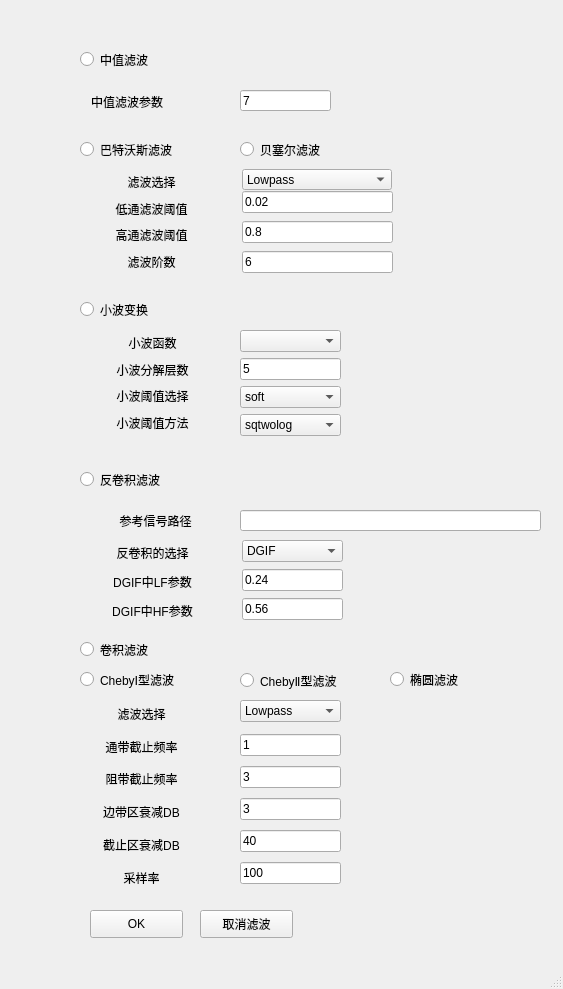
<?xml version="1.0" encoding="UTF-8"?>
<ui version="4.0">
 <class>MainWindow</class>
 <widget class="QMainWindow" name="MainWindow">
  <property name="geometry">
   <rect>
    <x>0</x>
    <y>0</y>
    <width>563</width>
    <height>989</height>
   </rect>
  </property>
  <property name="windowTitle">
   <string>MainWindow</string>
  </property>
  <widget class="QWidget" name="centralwidget">
   <widget class="QRadioButton" name="radioButton">
    <property name="geometry">
     <rect>
      <x>80</x>
      <y>50</y>
      <width>115</width>
      <height>19</height>
     </rect>
    </property>
    <property name="text">
     <string>中值滤波</string>
    </property>
   </widget>
   <widget class="QRadioButton" name="radioButton_2">
    <property name="geometry">
     <rect>
      <x>80</x>
      <y>140</y>
      <width>131</width>
      <height>19</height>
     </rect>
    </property>
    <property name="text">
     <string>巴特沃斯滤波</string>
    </property>
   </widget>
   <widget class="QRadioButton" name="radioButton_3">
    <property name="geometry">
     <rect>
      <x>80</x>
      <y>300</y>
      <width>115</width>
      <height>19</height>
     </rect>
    </property>
    <property name="text">
     <string>小波变换</string>
    </property>
   </widget>
   <widget class="QRadioButton" name="radioButton_4">
    <property name="geometry">
     <rect>
      <x>80</x>
      <y>470</y>
      <width>115</width>
      <height>19</height>
     </rect>
    </property>
    <property name="text">
     <string>反卷积滤波</string>
    </property>
   </widget>
   <widget class="QLabel" name="label_9">
    <property name="geometry">
     <rect>
      <x>100</x>
      <y>510</y>
      <width>111</width>
      <height>21</height>
     </rect>
    </property>
    <property name="text">
     <string>参考信号路径</string>
    </property>
    <property name="alignment">
     <set>Qt::AlignCenter</set>
    </property>
   </widget>
   <widget class="QLineEdit" name="lineEdit_8">
    <property name="geometry">
     <rect>
      <x>240</x>
      <y>510</y>
      <width>301</width>
      <height>21</height>
     </rect>
    </property>
   </widget>
   <widget class="QPushButton" name="pushButton">
    <property name="geometry">
     <rect>
      <x>90</x>
      <y>910</y>
      <width>93</width>
      <height>28</height>
     </rect>
    </property>
    <property name="text">
     <string>OK</string>
    </property>
   </widget>
   <widget class="QRadioButton" name="radioButton_5">
    <property name="geometry">
     <rect>
      <x>80</x>
      <y>640</y>
      <width>115</width>
      <height>19</height>
     </rect>
    </property>
    <property name="text">
     <string>卷积滤波</string>
    </property>
   </widget>
   <widget class="QComboBox" name="comboBox">
    <property name="geometry">
     <rect>
      <x>242</x>
      <y>169</y>
      <width>150</width>
      <height>21</height>
     </rect>
    </property>
    <item>
     <property name="text">
      <string>Lowpass</string>
     </property>
    </item>
    <item>
     <property name="text">
      <string>Highpass</string>
     </property>
    </item>
    <item>
     <property name="text">
      <string>Bandpass</string>
     </property>
    </item>
    <item>
     <property name="text">
      <string>Bandstop</string>
     </property>
    </item>
   </widget>
   <widget class="QWidget" name="layoutWidget">
    <property name="geometry">
     <rect>
      <x>91</x>
      <y>171</y>
      <width>121</width>
      <height>101</height>
     </rect>
    </property>
    <layout class="QGridLayout" name="gridLayout_2">
     <item row="0" column="0">
      <widget class="QLabel" name="label_11">
       <property name="text">
        <string>滤波选择</string>
       </property>
       <property name="alignment">
        <set>Qt::AlignCenter</set>
       </property>
      </widget>
     </item>
     <item row="1" column="0">
      <widget class="QLabel" name="label_2">
       <property name="text">
        <string>低通滤波阈值</string>
       </property>
       <property name="alignment">
        <set>Qt::AlignCenter</set>
       </property>
      </widget>
     </item>
     <item row="2" column="0">
      <widget class="QLabel" name="label_3">
       <property name="text">
        <string>高通滤波阈值</string>
       </property>
       <property name="alignment">
        <set>Qt::AlignCenter</set>
       </property>
      </widget>
     </item>
     <item row="3" column="0">
      <widget class="QLabel" name="label_4">
       <property name="text">
        <string>滤波阶数</string>
       </property>
       <property name="alignment">
        <set>Qt::AlignCenter</set>
       </property>
      </widget>
     </item>
    </layout>
   </widget>
   <widget class="QWidget" name="layoutWidget">
    <property name="geometry">
     <rect>
      <x>242</x>
      <y>189</y>
      <width>151</width>
      <height>88</height>
     </rect>
    </property>
    <layout class="QGridLayout" name="gridLayout_5">
     <item row="2" column="0">
      <widget class="QLineEdit" name="lineEdit_3">
       <property name="text">
        <string>0.8</string>
       </property>
      </widget>
     </item>
     <item row="3" column="0">
      <widget class="QLineEdit" name="lineEdit_4">
       <property name="text">
        <string>6</string>
       </property>
      </widget>
     </item>
     <item row="1" column="0">
      <widget class="QLineEdit" name="lineEdit">
       <property name="text">
        <string>0.02</string>
       </property>
      </widget>
     </item>
    </layout>
   </widget>
   <widget class="QWidget" name="layoutWidget">
    <property name="geometry">
     <rect>
      <x>240</x>
      <y>330</y>
      <width>101</width>
      <height>110</height>
     </rect>
    </property>
    <layout class="QGridLayout" name="gridLayout_3">
     <item row="4" column="0">
      <widget class="QComboBox" name="comboBox_4">
       <item>
        <property name="text">
         <string>soft</string>
        </property>
       </item>
       <item>
        <property name="text">
         <string>hard</string>
        </property>
       </item>
      </widget>
     </item>
     <item row="5" column="0">
      <widget class="QComboBox" name="comboBox_5">
       <item>
        <property name="text">
         <string>sqtwolog</string>
        </property>
       </item>
       <item>
        <property name="text">
         <string>stein</string>
        </property>
       </item>
       <item>
        <property name="text">
         <string>maxmin</string>
        </property>
       </item>
      </widget>
     </item>
     <item row="1" column="0">
      <widget class="QComboBox" name="comboBox_2"/>
     </item>
     <item row="3" column="0">
      <widget class="QLineEdit" name="lineEdit_5">
       <property name="text">
        <string>5</string>
       </property>
      </widget>
     </item>
    </layout>
   </widget>
   <widget class="QWidget" name="layoutWidget">
    <property name="geometry">
     <rect>
      <x>92</x>
      <y>332</y>
      <width>121</width>
      <height>101</height>
     </rect>
    </property>
    <layout class="QGridLayout" name="gridLayout_6">
     <item row="0" column="0">
      <widget class="QLabel" name="label_5">
       <property name="text">
        <string>小波函数</string>
       </property>
       <property name="alignment">
        <set>Qt::AlignCenter</set>
       </property>
      </widget>
     </item>
     <item row="1" column="0">
      <widget class="QLabel" name="label_6">
       <property name="text">
        <string>小波分解层数</string>
       </property>
       <property name="alignment">
        <set>Qt::AlignCenter</set>
       </property>
      </widget>
     </item>
     <item row="2" column="0">
      <widget class="QLabel" name="label_7">
       <property name="text">
        <string>小波阈值选择</string>
       </property>
       <property name="alignment">
        <set>Qt::AlignCenter</set>
       </property>
      </widget>
     </item>
     <item row="3" column="0">
      <widget class="QLabel" name="label_8">
       <property name="text">
        <string>小波阈值方法</string>
       </property>
       <property name="alignment">
        <set>Qt::AlignCenter</set>
       </property>
      </widget>
     </item>
    </layout>
   </widget>
   <widget class="QWidget" name="layoutWidget">
    <property name="geometry">
     <rect>
      <x>242</x>
      <y>539</y>
      <width>101</width>
      <height>85</height>
     </rect>
    </property>
    <layout class="QGridLayout" name="gridLayout_4">
     <item row="0" column="0">
      <widget class="QComboBox" name="comboBox_3">
       <item>
        <property name="text">
         <string>DGIF</string>
        </property>
       </item>
       <item>
        <property name="text">
         <string>SD</string>
        </property>
       </item>
      </widget>
     </item>
     <item row="1" column="0">
      <widget class="QLineEdit" name="lineEdit_6">
       <property name="text">
        <string>0.24</string>
       </property>
       <property name="frame">
        <bool>true</bool>
       </property>
       <property name="dragEnabled">
        <bool>false</bool>
       </property>
       <property name="readOnly">
        <bool>false</bool>
       </property>
      </widget>
     </item>
     <item row="2" column="0">
      <widget class="QLineEdit" name="lineEdit_7">
       <property name="text">
        <string>0.56</string>
       </property>
      </widget>
     </item>
    </layout>
   </widget>
   <widget class="QWidget" name="layoutWidget">
    <property name="geometry">
     <rect>
      <x>92</x>
      <y>541</y>
      <width>121</width>
      <height>81</height>
     </rect>
    </property>
    <layout class="QGridLayout" name="gridLayout_7">
     <item row="0" column="0">
      <widget class="QLabel" name="label_10">
       <property name="text">
        <string>反卷积的选择</string>
       </property>
       <property name="alignment">
        <set>Qt::AlignCenter</set>
       </property>
      </widget>
     </item>
     <item row="1" column="0">
      <widget class="QLabel" name="label_12">
       <property name="text">
        <string>DGIF中LF参数</string>
       </property>
       <property name="alignment">
        <set>Qt::AlignCenter</set>
       </property>
      </widget>
     </item>
     <item row="2" column="0">
      <widget class="QLabel" name="label_13">
       <property name="text">
        <string>DGIF中HF参数</string>
       </property>
       <property name="alignment">
        <set>Qt::AlignCenter</set>
       </property>
      </widget>
     </item>
    </layout>
   </widget>
   <widget class="QLabel" name="label">
    <property name="geometry">
     <rect>
      <x>91</x>
      <y>91</y>
      <width>121</width>
      <height>21</height>
     </rect>
    </property>
    <property name="text">
     <string>中值滤波参数</string>
    </property>
   </widget>
   <widget class="QLineEdit" name="lineEdit_2">
    <property name="geometry">
     <rect>
      <x>240</x>
      <y>90</y>
      <width>91</width>
      <height>21</height>
     </rect>
    </property>
    <property name="text">
     <string>7</string>
    </property>
   </widget>
   <widget class="QRadioButton" name="radioButton_6">
    <property name="geometry">
     <rect>
      <x>80</x>
      <y>670</y>
      <width>141</width>
      <height>19</height>
     </rect>
    </property>
    <property name="text">
     <string>ChebyⅠ型滤波</string>
    </property>
   </widget>
   <widget class="QWidget" name="layoutWidget">
    <property name="geometry">
     <rect>
      <x>240</x>
      <y>730</y>
      <width>101</width>
      <height>161</height>
     </rect>
    </property>
    <layout class="QGridLayout" name="gridLayout_8">
     <item row="0" column="0">
      <widget class="QLineEdit" name="lineEdit_9">
       <property name="text">
        <string>1</string>
       </property>
      </widget>
     </item>
     <item row="1" column="0">
      <widget class="QLineEdit" name="lineEdit_10">
       <property name="text">
        <string>3</string>
       </property>
      </widget>
     </item>
     <item row="2" column="0">
      <widget class="QLineEdit" name="lineEdit_11">
       <property name="text">
        <string>3</string>
       </property>
      </widget>
     </item>
     <item row="3" column="0">
      <widget class="QLineEdit" name="lineEdit_12">
       <property name="text">
        <string>40</string>
       </property>
      </widget>
     </item>
     <item row="4" column="0">
      <widget class="QLineEdit" name="lineEdit_13">
       <property name="text">
        <string>100</string>
       </property>
      </widget>
     </item>
    </layout>
   </widget>
   <widget class="QPushButton" name="pushButton_2">
    <property name="geometry">
     <rect>
      <x>200</x>
      <y>910</y>
      <width>93</width>
      <height>28</height>
     </rect>
    </property>
    <property name="text">
     <string>取消滤波</string>
    </property>
   </widget>
   <widget class="QRadioButton" name="radioButton_7">
    <property name="geometry">
     <rect>
      <x>240</x>
      <y>140</y>
      <width>121</width>
      <height>19</height>
     </rect>
    </property>
    <property name="text">
     <string>贝塞尔滤波</string>
    </property>
   </widget>
   <widget class="QRadioButton" name="radioButton_8">
    <property name="geometry">
     <rect>
      <x>390</x>
      <y>670</y>
      <width>115</width>
      <height>19</height>
     </rect>
    </property>
    <property name="text">
     <string>椭圆滤波</string>
    </property>
   </widget>
   <widget class="QComboBox" name="comboBox_6">
    <property name="geometry">
     <rect>
      <x>240</x>
      <y>700</y>
      <width>101</width>
      <height>22</height>
     </rect>
    </property>
    <item>
     <property name="text">
      <string>Lowpass</string>
     </property>
    </item>
    <item>
     <property name="text">
      <string>Highpass</string>
     </property>
    </item>
   </widget>
   <widget class="QWidget" name="layoutWidget">
    <property name="geometry">
     <rect>
      <x>81</x>
      <y>700</y>
      <width>121</width>
      <height>191</height>
     </rect>
    </property>
    <layout class="QGridLayout" name="gridLayout">
     <item row="0" column="0">
      <widget class="QLabel" name="label_19">
       <property name="text">
        <string>滤波选择</string>
       </property>
       <property name="alignment">
        <set>Qt::AlignCenter</set>
       </property>
      </widget>
     </item>
     <item row="1" column="0">
      <widget class="QLabel" name="label_14">
       <property name="text">
        <string>通带截止频率</string>
       </property>
       <property name="alignment">
        <set>Qt::AlignCenter</set>
       </property>
      </widget>
     </item>
     <item row="2" column="0">
      <widget class="QLabel" name="label_15">
       <property name="text">
        <string>阻带截止频率</string>
       </property>
       <property name="alignment">
        <set>Qt::AlignCenter</set>
       </property>
      </widget>
     </item>
     <item row="3" column="0">
      <widget class="QLabel" name="label_18">
       <property name="text">
        <string>边带区衰减DB</string>
       </property>
       <property name="alignment">
        <set>Qt::AlignCenter</set>
       </property>
      </widget>
     </item>
     <item row="4" column="0">
      <widget class="QLabel" name="label_17">
       <property name="text">
        <string>截止区衰减DB</string>
       </property>
       <property name="alignment">
        <set>Qt::AlignCenter</set>
       </property>
      </widget>
     </item>
     <item row="5" column="0">
      <widget class="QLabel" name="label_16">
       <property name="text">
        <string>采样率</string>
       </property>
       <property name="alignment">
        <set>Qt::AlignCenter</set>
       </property>
      </widget>
     </item>
    </layout>
   </widget>
   <widget class="QRadioButton" name="radioButton_9">
    <property name="geometry">
     <rect>
      <x>240</x>
      <y>670</y>
      <width>131</width>
      <height>21</height>
     </rect>
    </property>
    <property name="text">
     <string>ChebyⅡ型滤波</string>
    </property>
   </widget>
  </widget>
  <widget class="QMenuBar" name="menubar">
   <property name="geometry">
    <rect>
     <x>0</x>
     <y>0</y>
     <width>563</width>
     <height>26</height>
    </rect>
   </property>
  </widget>
  <widget class="QStatusBar" name="statusbar"/>
 </widget>
 <resources/>
 <connections/>
</ui>
